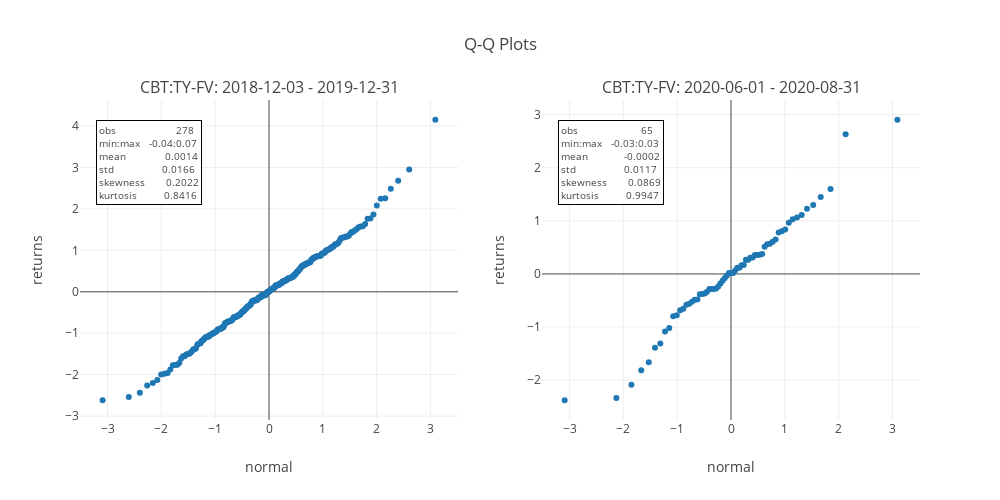

Here is the notebook cell this chart was saved with:
### Markdown cell above
There are relatively few obserations in the more recent period, but for CBT:TY-FV, even though there appear to be a few outliers, they do not appear to be significant outliers, all within three standard deviations of the mean.

### Code cell
utils.make_qq_charts(
    (pairs[0], pairs[0]), df_second,
    "Q-Q Plots",
    date_slices=(slice(None, "2019-12-31"), slice("2020-06-01", None)),
)

### Figure 1 — Plotly figure (JSON) as saved in the notebook; plotly's stock layout.template omitted (floating-point values rounded to 4 significant figures; data arrays with more than 128 entries replaced by an {"elided": "..."} marker saying what was removed)
{"data": [{"marker": {"color": "#1F77B4"}, "mode": "markers", "name": "CBT:TY-FV", "type": "scatter", "x": {"elided": "278 float values"}, "xaxis": "x", "y": {"elided": "278 float values"}, "yaxis": "y"}, {"marker": {"color": "#1F77B4"}, "mode": "markers", "name": "CBT:TY-FV", "type": "scatter", "x": [-3.09, -2.13, -1.85, -1.667, -1.527, -1.412, -1.313, -1.226, -1.147, -1.074, -1.007, -0.9442, -0.8848, -0.8284, -0.7745, -0.7228, -0.6729, -0.6247, -0.5778, -0.5322, -0.4877, -0.4441, -0.4014, -0.3594, -0.318, -0.2771, -0.2367, -0.1967, -0.157, -0.1175, -0.07826, -0.0391, 0, 0.0391, 0.07826, 0.1175, 0.157, 0.1967, 0.2367, 0.2771, 0.318, 0.3594, 0.4014, 0.4441, 0.4877, 0.5322, 0.5778, 0.6247, 0.6729, 0.7228, 0.7745, 0.8284, 0.8848, 0.9442, 1.007, 1.074, 1.147, 1.226, 1.313, 1.412, 1.527, 1.667, 1.85, 2.13, 3.09], "xaxis": "x2", "y": [-2.378, -2.338, -2.088, -1.811, -1.662, -1.39, -1.309, -1.086, -1.018, -0.7943, -0.7782, -0.6834, -0.6548, -0.5786, -0.5618, -0.5241, -0.484, -0.48, -0.381, -0.3773, -0.3696, -0.3357, -0.2846, -0.2844, -0.2818, -0.2761, -0.236, -0.1781, -0.1292, -0.0797, -0.03348, 0.01627, 0.01627, 0.01627, 0.06688, 0.1152, 0.117, 0.1646, 0.1668, 0.2668, 0.2668, 0.3032, 0.3103, 0.3567, 0.358, 0.3606, 0.375, 0.5125, 0.557, 0.5703, 0.606, 0.6484, 0.7799, 0.8053, 0.8345, 0.9616, 1.029, 1.064, 1.112, 1.229, 1.3, 1.448, 1.597, 2.631, 2.903], "yaxis": "y2"}], "layout": {"annotations": [{"font": {"size": 16}, "showarrow": false, "text": "CBT:TY-FV: 2018-12-03 - 2019-12-31", "x": 0.225, "xanchor": "center", "xref": "paper", "y": 1, "yanchor": "bottom", "yref": "paper"}, {"font": {"size": 16}, "showarrow": false, "text": "CBT:TY-FV: 2020-06-01 - 2020-08-31", "x": 0.775, "xanchor": "center", "xref": "paper", "y": 1, "yanchor": "bottom", "yref": "paper"}, {"align": "left", "bgcolor": "white", "bordercolor": "black", "borderpad": 2, "borderwidth": 1, "font": {"size": 10}, "showarrow": false, "text": "obs                    278<br>min:max   -0.04:0.07<br>mean             0.0014<br>std                0.0166<br>skewness       0.2022<br>kurtosis         0.8416", "x": -1.236, "xanchor": "right", "xref": "x", "y": 4.152, "yanchor": "top", "yref": "y"}, {"align": "left", "bgcolor": "white", "bordercolor": "black", "borderpad": 2, "borderwidth": 1, "font": {"size": 10}, "showarrow": false, "text": "obs                     65<br>min:max   -0.03:0.03<br>mean            -0.0002<br>std                0.0117<br>skewness       0.0869<br>kurtosis         0.9947", "x": -1.236, "xanchor": "right", "xref": "x2", "y": 2.903, "yanchor": "top", "yref": "y2"}], "height": 500, "showlegend": false, "title": {"text": "Q-Q Plots"}, "width": 1000, "xaxis": {"anchor": "y", "domain": [0, 0.45], "tickformat": ".0f", "tickmode": "array", "tickvals": [-3, -2, -1, 0, 1, 2, 3], "title": {"text": "normal"}}, "xaxis2": {"anchor": "y2", "domain": [0.55, 1], "tickformat": ".0f", "tickmode": "array", "tickvals": [-3, -2, -1, 0, 1, 2, 3], "title": {"text": "normal"}}, "yaxis": {"anchor": "x", "domain": [0, 1], "title": {"text": "returns"}}, "yaxis2": {"anchor": "x2", "domain": [0, 1], "title": {"text": "returns"}}}}
